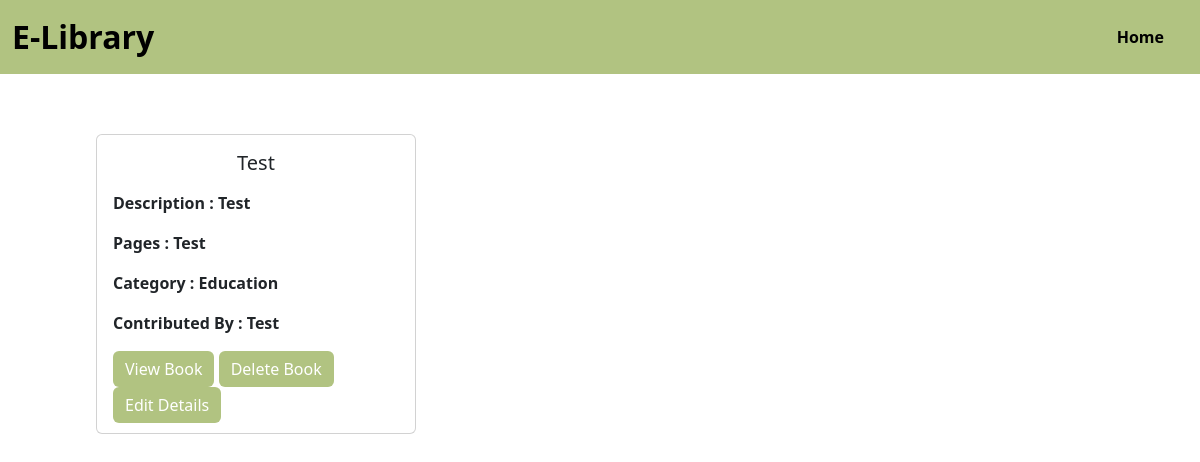
Screenshot of /contri/1/ with the database file from the repository.
### myapp/models.py (models this page shows)
class ebookss(models.Model):
    title=models.TextField(max_length=100,default='Test')
    summary=models.TextField(max_length=100,default='Test')
    pages=models.TextField(max_length=100,default='Test')
    pdf=models.FileField(upload_to='pdfs/',default='Test')
    author=models.TextField(max_length=100,default='Test')
    category=models.TextField(max_length=100, default='Test')

### myapp/views.py (the view)
# urls.py: path('contri/<int:bid>/',contri,name='contri'),
def contri(req,bid):
    ebookcon=ebookss.objects.filter(id=bid)
    return render(req,"contri.html",{'books':ebookcon})

### myapp/templates/contri.html (shortened to what this page needs)
{% load static %}
<!doctype html>
<html lang="en">
<head>
	<link href="https://cdn.jsdelivr.net/npm/bootstrap@5.3.2/dist/css/bootstrap.min.css" rel="stylesheet">
	<link rel="stylesheet" href="{% static 'css/style.css' %}"/>
	<link rel="stylesheet" href="{% static 'css/contri.css' %}"/>
</head>
<body>
	<section class="navbar--section">
	<nav class="navbar navbar-expand-lg ">
		<div class="container-fluid">
		<a class="navbar-brand" href="#">E-Library</a>
		<div class="collapse navbar-collapse justify-content-end" id="navbarNav">
			<ul class="navbar-nav">
			<li class="nav-item">
				<a class="active nav-link " aria-current="page" href="/">Home</a>
			</li>
			</ul>
		</div>
		</div>
	</nav>
	</section>
	<section class="contri--section">
	<div class="container">
			<div class="row">
		{% for book in books %}
				<div class="col-lg-4 ">
					<div class="card" style="height: 300px;">
					<div class="card-body">
						<h5 class="card-title text-center mb-3">{{book.title}}</h5>
						<p class="card-text">Description : {{ book.summary|truncatechars:50 }}</p>
						<p class="card-text">Pages : {{book.pages}}</p>
						<p class="card-text">Category : {{book.category}}</p>
						<p class="card-text">Contributed By : {{book.author}}</p>
						<a href="{{book.pdf.url}}" class="btn btn-primary">View Book</a>
						<a href="{% url 'deleteBook' book.id %}" class="btn btn-danger">Delete Book</a>
						<a href="{% url 'editBooks' book.id %}" class="btn btn-danger">Edit Details</a>
					</div>
				</div>
				</div>
		{% endfor %}
		</div>
		</div>
	</section>
</body>
</html>

### myapp/static/style.css (style rules this page uses)
.navbar { background-color: #B1C381; font-weight: 600; }
.nav-link { margin: 0 1rem; }
.navbar-brand { font-size: 2rem; }

### myapp/static/contri.css (style rules this page uses)
.btn { background-color: #B1C381; border: none; }
.contri--section { padding: 5% 7%; font-weight: 600; }
.card { width: 2; }

### myapp/templates/contri.html (style rules this page uses)
* { box-sizing: border-box; margin: 0; }

### rows the page displays
ebookss: title "Test", summary "Test", pages "Test", category "Education", author "Test"
